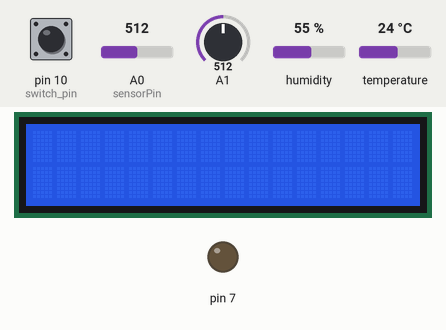
This sketch was run on a simulated Arduino Uno, built with avr-gcc and run on an emulated ATmega328P. Parts: 16×2 character LCD, output pins drawn as LEDs (lit = HIGH). Inputs (shaded band) come from the test bench; at power-on: humidity 55 %, pin 10 (switch_pin) LOW, A0 (sensorPin) = 512, A1 = 512, temperature 24 °C. What the sketch prints to the serial monitor is not drawn.

Above: at 1.2 s.
1.3 s: humidity set to 22 %
At 3.9 s:
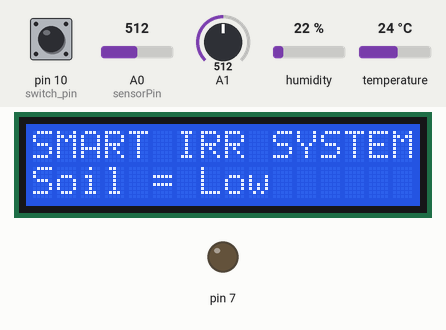
At 8.0 s:
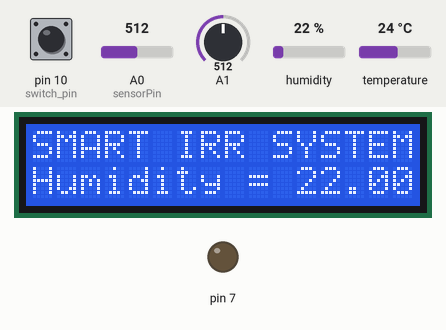
Timing chart, 0 to 9.5 s (numbered marks = the images above; inputs shaded):
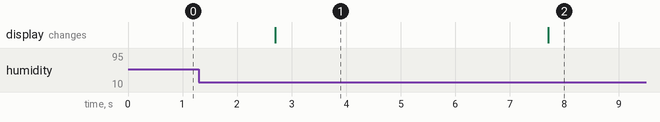

Measured:
- what the display in image 1 shows lasts 5.0 s, from 2.7 s to 7.7 s

The sketch:

Second_complete_design_16x2_LCD.ino
```cpp
/************************ SOIL MOISTURE SENSOR *********************/
  #define sensorPin A0
  int soil = analogRead(A0);
  const int dry = 678; // value for dry sensor
  const int wet = 235; // value for wet sensor

/************************ HUMIDITY/TEMP SENSOR ***************/
 #include "DHT.h"
 #define DHTPIN 2
 #define DHTTYPE DHT22
 DHT dht(DHTPIN, DHTTYPE);

/************************ LIGHT SENSOR ***************/
  #define sensorPin A1
  int light = analogRead(A1);

/************************ LCD *********************************/
  #include <LiquidCrystal.h>
  LiquidCrystal lcd(12, 11, 6, 5, 4, 3);

/************************ BUTTON SOLENOID CONTROL ON/OFF *********************************/
  int switch_pin = 10;
  //int relay = 7;

//--------------------------------------------------------------------------//
// SETUP      SETUP     SETUP     SETUP     SETUP     SETUP     SETUP       //
//--------------------------------------------------------------------------//
void setup()
{
/************************ SOIL MOISTURE SENSOR ***************/
  Serial.begin(9600);

/************************ HUMIDITY/TEMP SENSOR ***************/
  dht.begin();

/********************8***** LIGHT SENSOR **********************/
 //Serial.begin(9600);

/************************ LCD *********************************/
  //Serial.begin(9600);     //  opens serial port, sets data rate to 9600 bps
  lcd.begin(16, 2);       //  set up the 16/2 LCD's number of columns and rows:

/************************ BUTTON SOLENOID CONTROL ON/OFF *********************************/
  pinMode(switch_pin, INPUT);
  pinMode(7, OUTPUT);
}

//--------------------------------------------------------------------------//
// LOOP     LOOP      LOOP      LOOP      LOOP      LOOP      LOOP          //
//--------------------------------------------------------------------------//
void loop()
{
/************************ SOIL MOISTURE SENSOR *********************/
 int soil = analogRead(A0);
 int percentageSoilHumidity = map(soil, wet, dry, 100, 0);
 Serial.println("Moisture sensor data ");
 Serial.print("   Soil Moisture: ");
 Serial.println(soil);
 Serial.print("   Soil Moisture percentage: ");
 Serial.print(percentageSoilHumidity);
 Serial.println(" %");

/************************ HUMIDITY/TEMP SENSOR *********************/
  delay(2000); // Wait a few seconds between measurements
   float h = dht.readHumidity();
   // Reading temperature or humidity takes about 250 milliseconds!
   float t = dht.readTemperature();
   // Read temperature as Celsius (the default)
   float f = dht.readTemperature(true);
   // Read temperature as Fahrenheit (isFahrenheit = true)
   // Check if any reads failed and exit early (to try again).
   if (isnan(h) || isnan(t) || isnan(f)) {
      Serial.println("Failed to read from DHT sensor!");
      return;
   }

   // Compute heat index in Fahrenheit (the default)
   float hif = dht.computeHeatIndex(f, h);
   // Compute heat index in Celsius (isFahreheit = false)
   float hic = dht.computeHeatIndex(t, h, false);
   Serial.println ("Humidity/Temp sensor data ");
   Serial.print ("  Humidity: ");
   Serial.println (h);
   //Serial.print (" %\t");
   Serial.print ("  Temperature: ");
   Serial.print (t);
   Serial.print (" *C   ");
   Serial.print (f);
   Serial.println (" *F\t");
   Serial.print ("  Heat index: ");
   Serial.print (hic);
   Serial.print (" *C   ");
   Serial.print (hif);
   Serial.println (" *F");


/*********************** LIGHT SENSOR **************************************/

 // reads the input on analog pin A1 (value between 0 and 1023)
   int light = analogRead(A1);
  Serial.println("Ligth sensor data ");
  Serial.print("  Ligth sensor: ");
  Serial.print(light);   // the raw analog reading

  // We'll have a few threshholds, qualitatively determined
  if (light < 10) {
    Serial.println(" - Dark");
  } else if (light < 200) {
    Serial.println(" - Dim");
  } else if (light < 500) {
    Serial.println(" - Light");
  } else if (light < 800) {
    Serial.println(" - Bright");
  } else {
    Serial.println(" - Very bright");
  }
  delay(500);


/************************ LCD *********************************/
//Conversion formula

//   int analog_value = analogRead(A0);
//    temp = (analog_value * 5.0) / 1024.0; //[(Vref *analog V/)(Resolution 2^10)]
//   input_voltage = temp / (r2/(r1+r2));
//
//   if (input_voltage < 0.1)
//   {
//     input_voltage=0.0;
//   }
//    Serial.print("v= ");
//    Serial.println(input_voltage);


    lcd.print("SMART IRR SYSTEM");
    lcd.setCursor(0, 1);
    lcd.print("Soil = ");
    //lcd.print(soil);
    if(soil < 300)
      lcd.print("High");
    else
      lcd.print("Low");
    delay(5000);
    lcd.clear();

    lcd.print("SMART IRR SYSTEM");
    lcd.setCursor(0, 1);
    lcd.print("Humidity = ");
    lcd.print(h);
    delay(5000);
    lcd.clear();

    lcd.print("SMART IRR SYSTEM");
    lcd.setCursor(0, 1);
    lcd.print("Temp C = ");
    lcd.print(t);
    delay(5000);
    lcd.clear();

    lcd.print("SMART IRR SYSTEM");
    lcd.setCursor(0, 1);
    lcd.print("Temp F = ");
    lcd.print(f);
    delay(5000);
    lcd.clear();

    lcd.print("SMART IRR SYSTEM");
    lcd.setCursor(0, 1);
    lcd.print("Light - ");
   // lcd.print(light);
  if (light < 10) {
    lcd.print("Dark");
  } else if (light < 200) {
    lcd.print("Dim");
  } else if (light < 500) {
    lcd.print("Moderate");
  } else if (light < 800) {
    lcd.print("Bright");
  } else {
    lcd.print("Very bright");
  }
    delay(5000);
    lcd.clear();
/************************ BUTTON SOLENOID CONTROL ON/OFF *********************************/
    if(digitalRead(switch_pin) == HIGH){
      digitalWrite(7, HIGH);
    }
    if(digitalRead(switch_pin) == LOW){
      digitalWrite(7, LOW);
    }
//
//   digitalWrite(7,HIGH);
//   delay(3000);
//   digitalWrite(7,LOW);
//   delay(5000);

}
```
